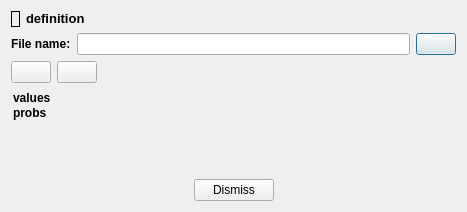
<?xml version="1.0" encoding="UTF-8"?>
<ui version="4.0">
 <class>ValuesPairsDialog</class>
 <widget class="QDialog" name="ValuesPairsDialog">
  <property name="geometry">
   <rect>
    <x>0</x>
    <y>0</y>
    <width>467</width>
    <height>212</height>
   </rect>
  </property>
  <property name="windowTitle">
   <string>Dialog</string>
  </property>
  <layout class="QVBoxLayout" name="verticalLayout_2">
   <item>
    <layout class="QHBoxLayout" name="horizontalLayout_2">
     <item>
      <widget class="QLabel" name="lblTypeIcon">
       <property name="sizePolicy">
        <sizepolicy hsizetype="Preferred" vsizetype="Minimum">
         <horstretch>0</horstretch>
         <verstretch>0</verstretch>
        </sizepolicy>
       </property>
       <property name="frameShape">
        <enum>QFrame::Box</enum>
       </property>
       <property name="text">
        <string/>
       </property>
      </widget>
     </item>
     <item>
      <widget class="QLabel" name="lblWhat">
       <property name="sizePolicy">
        <sizepolicy hsizetype="MinimumExpanding" vsizetype="Minimum">
         <horstretch>0</horstretch>
         <verstretch>0</verstretch>
        </sizepolicy>
       </property>
       <property name="text">
        <string>&lt;html&gt;&lt;head/&gt;&lt;body&gt;&lt;p&gt;&lt;span style=&quot; font-size:10pt; font-weight:600;&quot;&gt;definition&lt;/span&gt;&lt;/p&gt;&lt;/body&gt;&lt;/html&gt;</string>
       </property>
      </widget>
     </item>
    </layout>
   </item>
   <item>
    <layout class="QHBoxLayout" name="horizontalLayout">
     <item>
      <widget class="QLabel" name="label">
       <property name="text">
        <string>&lt;html&gt;&lt;head/&gt;&lt;body&gt;&lt;p&gt;&lt;span style=&quot; font-weight:600;&quot;&gt;File name:&lt;/span&gt;&lt;/p&gt;&lt;/body&gt;&lt;/html&gt;</string>
       </property>
      </widget>
     </item>
     <item>
      <widget class="QLineEdit" name="txtFileName"/>
     </item>
     <item>
      <widget class="QPushButton" name="btnSave">
       <property name="toolTip">
        <string>save file</string>
       </property>
       <property name="text">
        <string/>
       </property>
       <property name="icon">
        <iconset resource="resources.qrc">
         <normaloff>:/icons/save16</normaloff>:/icons/save16</iconset>
       </property>
      </widget>
     </item>
    </layout>
   </item>
   <item>
    <layout class="QHBoxLayout" name="horizontalLayout_4">
     <item>
      <widget class="QPushButton" name="btnAdd">
       <property name="toolTip">
        <string>add pair</string>
       </property>
       <property name="text">
        <string/>
       </property>
       <property name="icon">
        <iconset resource="resources.qrc">
         <normaloff>:/icons/bclosed</normaloff>:/icons/bclosed</iconset>
       </property>
      </widget>
     </item>
     <item>
      <widget class="QPushButton" name="btnRemove">
       <property name="toolTip">
        <string>remove pair</string>
       </property>
       <property name="text">
        <string/>
       </property>
       <property name="icon">
        <iconset resource="resources.qrc">
         <normaloff>:/icons/bopen</normaloff>:/icons/bopen</iconset>
       </property>
      </widget>
     </item>
     <item>
      <spacer name="horizontalSpacer_3">
       <property name="orientation">
        <enum>Qt::Horizontal</enum>
       </property>
       <property name="sizeHint" stdset="0">
        <size>
         <width>40</width>
         <height>20</height>
        </size>
       </property>
      </spacer>
     </item>
    </layout>
   </item>
   <item>
    <layout class="QHBoxLayout" name="hlayoutPairs">
     <property name="spacing">
      <number>1</number>
     </property>
     <property name="leftMargin">
      <number>1</number>
     </property>
     <property name="topMargin">
      <number>1</number>
     </property>
     <property name="rightMargin">
      <number>1</number>
     </property>
     <property name="bottomMargin">
      <number>1</number>
     </property>
     <item>
      <layout class="QVBoxLayout" name="verticalLayout">
       <property name="spacing">
        <number>1</number>
       </property>
       <property name="leftMargin">
        <number>1</number>
       </property>
       <property name="topMargin">
        <number>1</number>
       </property>
       <property name="rightMargin">
        <number>1</number>
       </property>
       <property name="bottomMargin">
        <number>1</number>
       </property>
       <item>
        <widget class="QLabel" name="lbl1stCaption">
         <property name="text">
          <string>&lt;html&gt;&lt;head/&gt;&lt;body&gt;&lt;p&gt;&lt;span style=&quot; font-weight:600;&quot;&gt;values&lt;/span&gt;&lt;/p&gt;&lt;/body&gt;&lt;/html&gt;</string>
         </property>
        </widget>
       </item>
       <item>
        <widget class="QLabel" name="lbl2ndCaption">
         <property name="text">
          <string>&lt;html&gt;&lt;head/&gt;&lt;body&gt;&lt;p&gt;&lt;span style=&quot; font-weight:600;&quot;&gt;probs&lt;/span&gt;&lt;/p&gt;&lt;/body&gt;&lt;/html&gt;</string>
         </property>
        </widget>
       </item>
      </layout>
     </item>
    </layout>
   </item>
   <item>
    <spacer name="verticalSpacer">
     <property name="orientation">
      <enum>Qt::Vertical</enum>
     </property>
     <property name="sizeHint" stdset="0">
      <size>
       <width>20</width>
       <height>40</height>
      </size>
     </property>
    </spacer>
   </item>
   <item>
    <layout class="QHBoxLayout" name="horizontalLayout_3">
     <item>
      <spacer name="horizontalSpacer">
       <property name="orientation">
        <enum>Qt::Horizontal</enum>
       </property>
       <property name="sizeHint" stdset="0">
        <size>
         <width>40</width>
         <height>20</height>
        </size>
       </property>
      </spacer>
     </item>
     <item>
      <widget class="QPushButton" name="btnDismiss">
       <property name="text">
        <string>Dismiss</string>
       </property>
      </widget>
     </item>
     <item>
      <spacer name="horizontalSpacer_2">
       <property name="orientation">
        <enum>Qt::Horizontal</enum>
       </property>
       <property name="sizeHint" stdset="0">
        <size>
         <width>40</width>
         <height>20</height>
        </size>
       </property>
      </spacer>
     </item>
    </layout>
   </item>
  </layout>
 </widget>
 <resources>
  <include location="resources.qrc"/>
 </resources>
 <connections>
  <connection>
   <sender>btnDismiss</sender>
   <signal>clicked()</signal>
   <receiver>ValuesPairsDialog</receiver>
   <slot>reject()</slot>
   <hints>
    <hint type="sourcelabel">
     <x>225</x>
     <y>192</y>
    </hint>
    <hint type="destinationlabel">
     <x>301</x>
     <y>209</y>
    </hint>
   </hints>
  </connection>
  <connection>
   <sender>btnAdd</sender>
   <signal>clicked()</signal>
   <receiver>ValuesPairsDialog</receiver>
   <slot>onAddPair()</slot>
   <hints>
    <hint type="sourcelabel">
     <x>25</x>
     <y>79</y>
    </hint>
    <hint type="destinationlabel">
     <x>40</x>
     <y>155</y>
    </hint>
   </hints>
  </connection>
  <connection>
   <sender>btnRemove</sender>
   <signal>clicked()</signal>
   <receiver>ValuesPairsDialog</receiver>
   <slot>onRemovePair()</slot>
   <hints>
    <hint type="sourcelabel">
     <x>57</x>
     <y>78</y>
    </hint>
    <hint type="destinationlabel">
     <x>120</x>
     <y>140</y>
    </hint>
   </hints>
  </connection>
  <connection>
   <sender>btnSave</sender>
   <signal>clicked()</signal>
   <receiver>ValuesPairsDialog</receiver>
   <slot>onSave()</slot>
   <hints>
    <hint type="sourcelabel">
     <x>443</x>
     <y>44</y>
    </hint>
    <hint type="destinationlabel">
     <x>403</x>
     <y>93</y>
    </hint>
   </hints>
  </connection>
 </connections>
 <slots>
  <slot>onAddPair()</slot>
  <slot>onRemovePair()</slot>
  <slot>onSave()</slot>
 </slots>
</ui>
